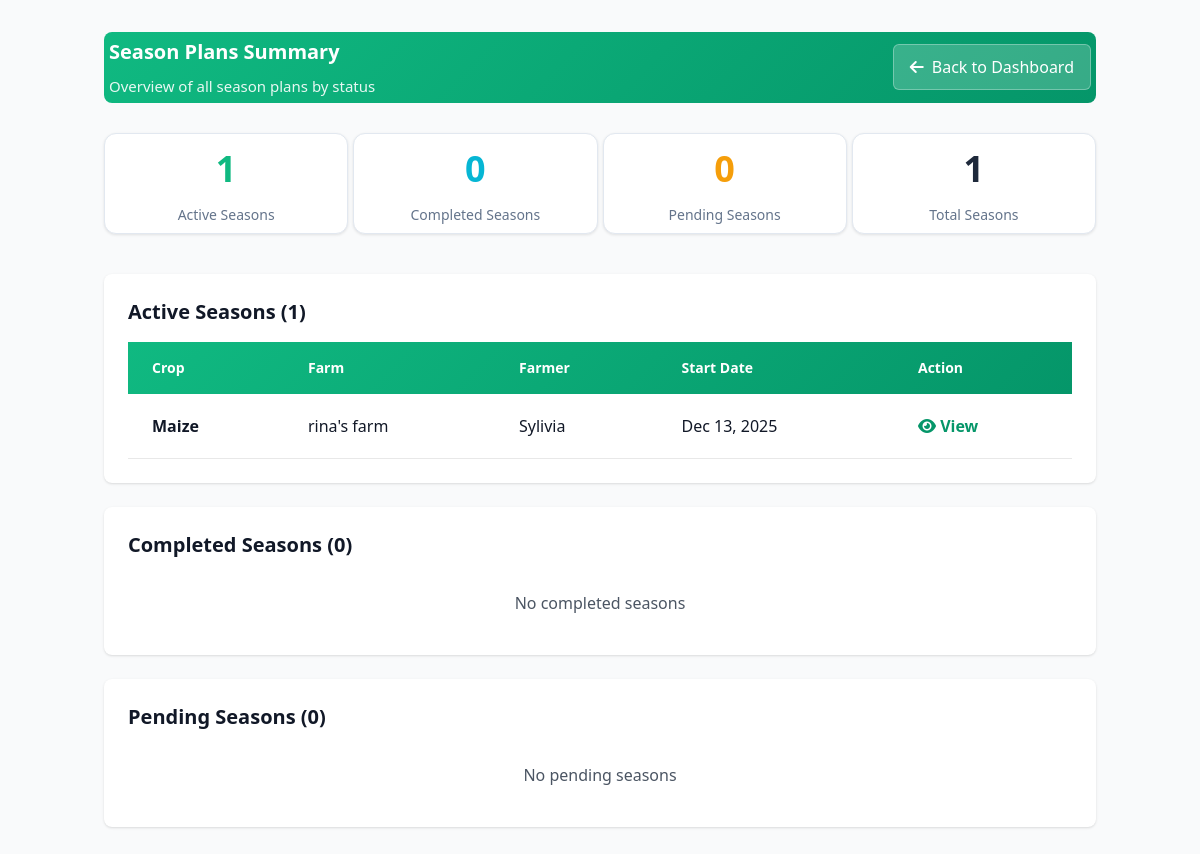
The page /season-summary/ on the database its author committed.
### farmcore/models.py (models this page shows, shortened)
class SeasonPlan(models.Model):
    SEASON_CHOICES = [
        ('rainy', 'Rainy'),
        ('sunny', 'Sunny'),
    ]
    STATUS_CHOICES = [
        ('is_active', 'Is Active'),
        ('completed', 'Completed'),
        ('planned', 'Planned'),
    ]
    farm = models.ForeignKey(Farm, on_delete=models.CASCADE)
    crop_name = models.CharField(max_length=100)
    season_name = models.CharField(max_length=100, choices=SEASON_CHOICES)
    status = models.CharField( max_length=20, choices=STATUS_CHOICES, default='planned' )
    start_date = models.DateField( null=True, blank=True )

class Farm(models.Model):
    farmer = models.ForeignKey( Farmer, on_delete=models.CASCADE, related_name='farms')
    name = models.CharField( max_length=255, blank=False, null=False)
    size_in_acres = models.FloatField(max_length=100, blank=False, null=False)
    location = models.CharField( max_length=255,
        blank=False, null=False )

class Farmer(models.Model):
    name = models.CharField(max_length=255,blank=False, null=False, default="")
    phone = models.CharField(max_length=15, unique=True, blank=False, null=False)

### farmcore/views.py (the view)
# urls.py: path("season-summary/", views.season_summary_page, name="season_summary_page"),
def season_summary_page(request):
    completed_seasons = SeasonPlan.objects.filter(status='completed')
    pending_seasons = SeasonPlan.objects.filter(status='planned')
    active_seasons = SeasonPlan.objects.filter(status='is_active')
    completed_count = completed_seasons.count()
    pending_count = pending_seasons.count()
    active_count = active_seasons.count()
    total_count = SeasonPlan.objects.count()
    context = {
        'completed_seasons': completed_seasons,
        'pending_seasons': pending_seasons,
        'active_seasons': active_seasons,
        'completed_count': completed_count,
        'pending_count': pending_count,
        'active_count': active_count,
        'total_count': total_count,
    }
    return render(request, 'season_summary_page.html', context)

### farmcore/templates/season_summary_page.html (shortened to what this page needs)
{% load static %}
<!DOCTYPE html>
<html lang="en">
<head>
    <link rel="stylesheet" href="https://cdnjs.cloudflare.com/ajax/libs/font-awesome/6.0.0/css/all.min.css">
    <script src="https://cdn.tailwindcss.com"></script>
</head>
<body class="bg-gray-50">
    <div class="container mx-auto px-4 py-8">
        <div class="page-header">
            <div class="page-header-content">
                <h1>Season Plans Summary</h1>
                <p>Overview of all season plans by status</p>
            </div>
            <a href="{% url 'dashboard' %}" class="back-button">
                <i class="fas fa-arrow-left"></i> Back to Dashboard
            </a>
        </div>
        <div class="stats-grid">
            <div class="stat-card active">
                <div class="stat-number">{{ active_count }}</div>
                <div class="stat-label">Active Seasons</div>
            </div>
            <div class="stat-card completed">
                <div class="stat-number">{{ completed_count }}</div>
                <div class="stat-label">Completed Seasons</div>
            </div>
            <div class="stat-card pending">
                <div class="stat-number">{{ pending_count }}</div>
                <div class="stat-label">Pending Seasons</div>
            </div>
            <div class="stat-card total">
                <div class="stat-number">{{ total_count }}</div>
                <div class="stat-label">Total Seasons</div>
            </div>
        </div>
        <div class="bg-white rounded-lg shadow p-6 mb-6">
            <h2 class="text-xl font-bold text-gray-900 mb-4">Active Seasons ({{ active_count }})</h2>
            {% if active_seasons %}
            <div class="overflow-x-auto">
                <table class="min-w-full">
                    <thead style="background: linear-gradient(135deg, #10b981 0%, #059669 100%); color: white;">
                        <tr>
                            <th class="px-6 py-4 text-left font-bold text-sm">Crop</th>
                            <th class="px-6 py-4 text-left font-bold text-sm">Farm</th>
                            <th class="px-6 py-4 text-left font-bold text-sm">Farmer</th>
                            <th class="px-6 py-4 text-left font-bold text-sm">Start Date</th>
                            <th class="px-6 py-4 text-left font-bold text-sm">Action</th>
                        </tr>
                    </thead>
                    <tbody>
                        {% for season in active_seasons %}
                        <tr style="border-bottom: 1px solid #e8e8e8;">
                            <td class="px-6 py-5 text-base font-semibold text-gray-900">{{ season.crop_name }}</td>
                            <td class="px-6 py-5 text-base font-medium text-gray-900">{{ season.farm.name }}</td>
                            <td class="px-6 py-5 text-base font-medium text-gray-900">{{ season.farm.farmer.name }}</td>
                            <td class="px-6 py-5 text-base font-medium text-gray-900">{{ season.start_date|date:"M d, Y" }}</td>
                            <td class="px-6 py-5 text-base font-medium">
                                <a href="{% url 'seasonplan_detail' season.id %}" class="text-emerald-600 hover:text-emerald-900 font-semibold">
                                    <i class="fas fa-eye"></i> View
                                </a>
                            </td>
                        </tr>
                        {% endfor %}
                    </tbody>
                </table>
            </div>
            {% else %}
            <p class="text-gray-600 text-center py-4">No active seasons</p>
            {% endif %}
        </div>
        <div class="bg-white rounded-lg shadow p-6 mb-6">
            <h2 class="text-xl font-bold text-gray-900 mb-4">Completed Seasons ({{ completed_count }})</h2>
            {% if completed_seasons %}
            <div class="overflow-x-auto">
                <table class="min-w-full">
                    <thead style="background: linear-gradient(135deg, #10b981 0%, #059669 100%); color: white;">
                        <tr>
                            <th class="px-6 py-4 text-left font-bold text-sm">Crop</th>
                            <th class="px-6 py-4 text-left font-bold text-sm">Farm</th>
                            <th class="px-6 py-4 text-left font-bold text-sm">Farmer</th>
                            <th class="px-6 py-4 text-left font-bold text-sm">Start Date</th>
                            <th class="px-6 py-4 text-left font-bold text-sm">Action</th>
                        </tr>
                    </thead>
                    <tbody>
                        {% for season in completed_seasons %}
                        <tr style="border-bottom: 1px solid #e8e8e8;">
                            <td class="px-6 py-5 text-base font-semibold text-gray-900">{{ season.crop_name }}</td>
                            <td class="px-6 py-5 text-base font-medium text-gray-900">{{ season.farm.name }}</td>
                            <td class="px-6 py-5 text-base font-medium text-gray-900">{{ season.farm.farmer.name }}</td>
                            <td class="px-6 py-5 text-base font-medium text-gray-900">{{ season.start_date|date:"M d, Y" }}</td>
                            <td class="px-6 py-5 text-base font-medium">
                                <a href="{% url 'seasonplan_detail' season.id %}" class="text-emerald-600 hover:text-emerald-900 font-semibold">
                                    <i class="fas fa-eye"></i> View
                                </a>
                            </td>
                        </tr>
                        {% endfor %}
                    </tbody>
                </table>
            </div>
            {% else %}
            <p class="text-gray-600 text-center py-4">No completed seasons</p>
            {% endif %}
        </div>
        <div class="bg-white rounded-lg shadow p-6">
            <h2 class="text-xl font-bold text-gray-900 mb-4">Pending Seasons ({{ pending_count }})</h2>
            {% if pending_seasons %}
            <div class="overflow-x-auto">
                <table class="min-w-full">
                    <thead style="background: linear-gradient(135deg, #10b981 0%, #059669 100%); color: white;">
                        <tr>
                            <th class="px-6 py-4 text-left font-bold text-sm">Crop</th>
                            <th class="px-6 py-4 text-left font-bold text-sm">Farm</th>
                            <th class="px-6 py-4 text-left font-bold text-sm">Farmer</th>
                            <th class="px-6 py-4 text-left font-bold text-sm">Start Date</th>
                            <th class="px-6 py-4 text-left font-bold text-sm">Action</th>
                        </tr>
                    </thead>
                    <tbody>
                        {% for season in pending_seasons %}
                        <tr style="border-bottom: 1px solid #e8e8e8;">
                            <td class="px-6 py-5 text-base font-semibold text-gray-900">{{ season.crop_name }}</td>
                            <td class="px-6 py-5 text-base font-medium text-gray-900">{{ season.farm.name }}</td>
                            <td class="px-6 py-5 text-base font-medium text-gray-900">{{ season.farm.farmer.name }}</td>
                            <td class="px-6 py-5 text-base font-medium text-gray-900">{{ season.start_date|date:"M d, Y" }}</td>
                            <td class="px-6 py-5 text-base font-medium">
                                <a href="{% url 'seasonplan_detail' season.id %}" class="text-emerald-600 hover:text-emerald-900 font-semibold">
                                    <i class="fas fa-eye"></i> View
                                </a>
                            </td>
                        </tr>
                        {% endfor %}
                    </tbody>
                </table>
            </div>
            {% else %}
            <p class="text-gray-600 text-center py-4">No pending seasons</p>
            {% endif %}
        </div>
    </div>
</body>
</html>

### farmcore/templates/season_summary_page.html (style rules this page uses)
.page-header { display: flex; justify-content: space-between; align-items: center; margin-bottom: 30px; padding: 5px; background: linear-gradient(135deg, #10b981 0%, #059669 100%); border-radius: 8px; color: white; }
.page-header-content h1 { font-size: 20px; font-weight: 700; margin: 0 0 8px 0; }
.page-header-content p { margin: 0; opacity: 0.9; font-size: 15px; }
.back-button { display: inline-flex; align-items: center; gap: 8px; background: rgba(255, 255, 255, 0.2); color: white; padding: 10px 16px; border-radius: 6px; text-decoration: none; font-weight: 500; transition: all 0.3s; border: 1px solid rgba(255, 255, 255, 0.3); }
.stats-grid { display: grid; grid-template-columns: repeat(auto-fit, minmax(200px, 1fr)); gap: 5px; margin-bottom: 40px; }
.stat-card { background: white; padding: 8px; border-radius: 12px; box-shadow: 0 1px 3px rgba(0,0,0,0.1); border: 1px solid #e2e8f0; text-align: center; }
.stat-number { font-size: 36px; font-weight: 700; margin-bottom: 8px; }
.stat-label { font-size: 14px; color: #64748b; font-weight: 500; }
.stat-card.active .stat-number { color: #10b981; }
.stat-card.completed .stat-number { color: #06b6d4; }
.stat-card.pending .stat-number { color: #f59e0b; }
.stat-card.total .stat-number { color: #1e293b; }

### rows shown on the page
SeasonPlan: crop_name "Maize", farm.name "rina's farm", farm.farmer.name "Sylivia", start_date "Dec 13, 2025"

### other values the page prints
{{ active_count }} "1"
{{ completed_count }} "0"
{{ pending_count }} "0"
{{ total_count }} "1"
